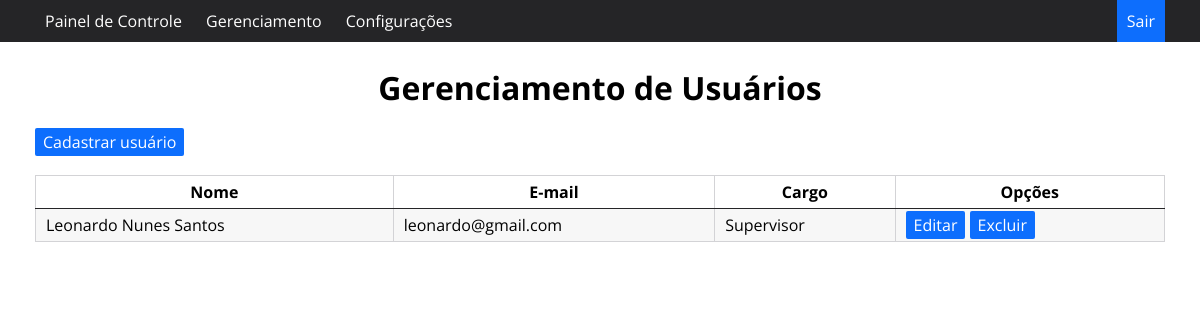
The app's page /gerenciamentousuarios (signed in) with its own data.
### app.py (models this page shows, shortened)
class Usuario(db.Model):
    id = db.Column('id', Integer, primary_key=True, autoincrement=True)
    datainsercao = db.Column('datainsercao', String(500), nullable=False)
    nomecompleto = db.Column('nome', String(255), nullable=False)
    email = db.Column('email', String(255), nullable=False)
    cargo = db.Column('cargo', String(255), nullable=False)
    senha = db.Column('senha', String(255), nullable=False)

### app.py (the view)
@app.route('/gerenciamentousuarios', methods=['GET', 'POST'])
def gerenciamentousuarios():
    if esta_logado():
        usuarios = Usuario.query.all()
        return render_template('gerenciamentousuarios.html', usuarios=usuarios)
    else:
        return redirect(url_for('index'))

### app.py (called while the page is built)
def esta_logado():
    print(logado)
    if logado:
        return True
    else:
        return False

### templates/gerenciamentousuarios.html
{% extends "template.html" %}
{% block conteudo %}
        <br>
    <br>
    <br>
    <h1>Gerenciamento de Usuários</h1>
    <br>
    <a href="/cadastrarusuario" class="btn btn-success" id="btn_prin">Cadastrar usuário</a>
    <br>
    <br>
    <table>
    <thead>
        <tr>
            <th>Nome</th>
            <th>E-mail</th>
            <th>Cargo</th>
            <th>Opções</th>
        </tr>
    </thead>
    <tbody>
    {% for usuario in usuarios %}
        <tr>
            <td>{{ usuario.nomecompleto }}</td>
            <td>{{ usuario.email }}</td>
            <td>{{ usuario.cargo }}</td>
            <td>
                <a href="/editarusuario/{{ usuario.id }}" class="btn" methods="GET">Editar</a>
                <a href="/excluirusuario/{{ usuario.id }}" class="btn">Excluir</a>
            </td>
        </tr>
    {% endfor %}
    </tbody>
</table>
{% endblock %}

### static/estilo.css (style rules this page uses)
:root { --cor-hover: #0d6efd; --cor-fundo: rgb(37, 37, 39); --cor-kpi: #F7CB05; --cor-primaria: rgb(211, 211, 214); }
* { margin: 0 auto; padding: 0; box-sizing: border-box; font-family: 'Open Sans', sans-serif; }
h1 { max-width: 1130px; text-align: center; }
#btn_prin { max-width: 1130px; }
table { width: 1130px; caption-side: bottom; border-collapse: collapse; }
table, th, td { border: 1px solid var(--cor-primaria); border-collapse: collapse; }
th, td { padding: 5px 10px; }
th { border-bottom-color: var(--cor-fundo); background-color: white; }
table tr:nth-child(odd) { background-color: rgb(247, 247, 247); }
.btn { border: none; padding: 3px 8px 3px 8px; background-color: var(--cor-hover); color: white; cursor: pointer; transition: background .2s; border-radius: 2px; text-decoration: none; }

### records on screen
Usuario: nomecompleto "Leonardo Nunes Santos", email "leonardo@gmail.com", cargo "Supervisor"
